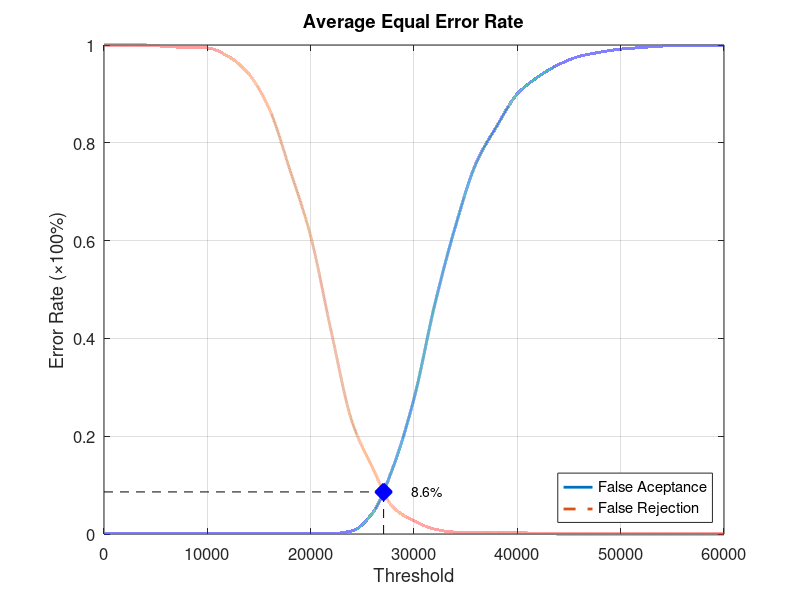
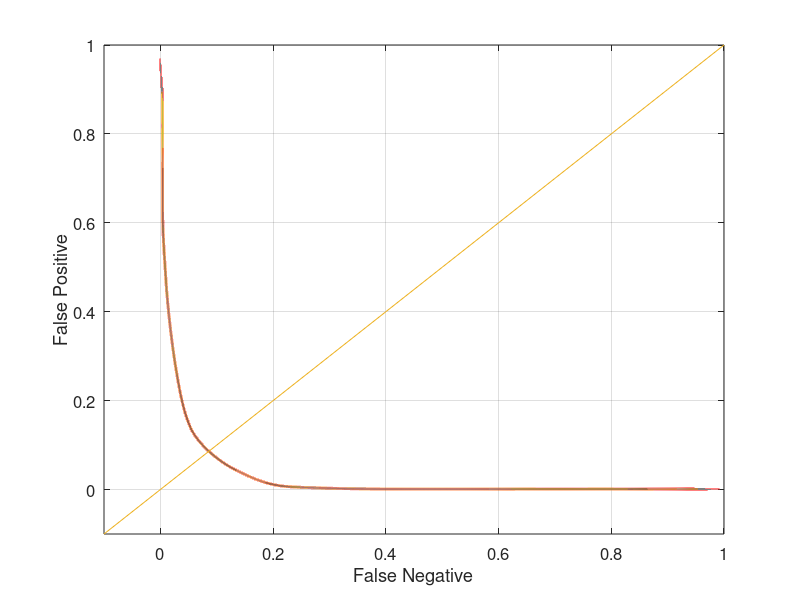

These charts were generated, in order, by the following MATLAB code:
function yEER = Database4Average
close all;
clear;
clc;
x = 0:2000:60000;
xq = 0:0.5:60000;

y0 = [0 0.00105263 0.00105263 0.00105263 0.00105263 0.00105263 0.00105263 0.00105263 0.00105263 0.00105263 0.00105263 0.00105263 0.00631579 0.0431579 0.137895 0.276842 0.468421 0.628421 0.757895 0.833684 0.9 0.934737 0.96 0.976842 0.985263 0.991579 0.994737 0.997895 0.998947 0.998947 1];
yy0 = interp1(x, y0, xq, 'pchip');
y1 = [1 1 1 0.997 0.995 0.994 0.977 0.941 0.869 0.744 0.609 0.413 0.23 0.135 0.054 0.027 0.01 0.004 0.004 0.004 0.003 0.001 0 0 0 0 0 0 0 0 0];
yy1 = interp1(x, y1, xq, 'pchip');

% Calculating EER: 
y2 = abs(y0 - y1);
find(y2 == min(y2))
yy2 = abs(yy0 - yy1);
xEER = find(yy2 == min(yy2));
xEERIndex = xq(xEER) % X-axis EER
yEER = yy0(xEER) % Y-axis EER

main = figure
plot(xq, yy0,'-','LineWidth', 2);	hold on
plot(xq, yy1,'--','LineWidth', 2);	hold on
plot([xEERIndex xEERIndex], [0 yEER], 'k--');	hold on
plot([0 xEERIndex], [yEER yEER], 'k--');	hold on
plot(xEERIndex, yEER, 'bx', 'LineWidth', 10);	hold on
text(xEERIndex + 10 * xEERIndex / 100, yEER, [num2str(round((10000 * yEER)) / 100) '%'])
legend('False Aceptance', 'False Rejection', 'Location', 'SouthEast')
xlabel('Threshold')
ylabel('Error Rate (\times100%)')
title('Average Equal Error Rate')
set(gca, 'FontSize', 12)
axis([0 60000 0 1])
grid on

print(main, 'Database4AverageMain', '-dpng');
FNRxFPR = figure('Color', [1 1 1]);
plot(yy1, yy0, '-', yy1, yy0, 'LineWidth', 2);
hold on
y = -0.1:0.1:1
plot(y, y); 
set(gca, 'FontSize', 12)
xlabel('False Negative')
ylabel('False Positive')
axis([-0.1 1 -0.1 1])
set(gca, 'FontSize', 12)
grid on

print(FNRxFPR, 'Database4AverageFNRxFPR','-dpng');
end
